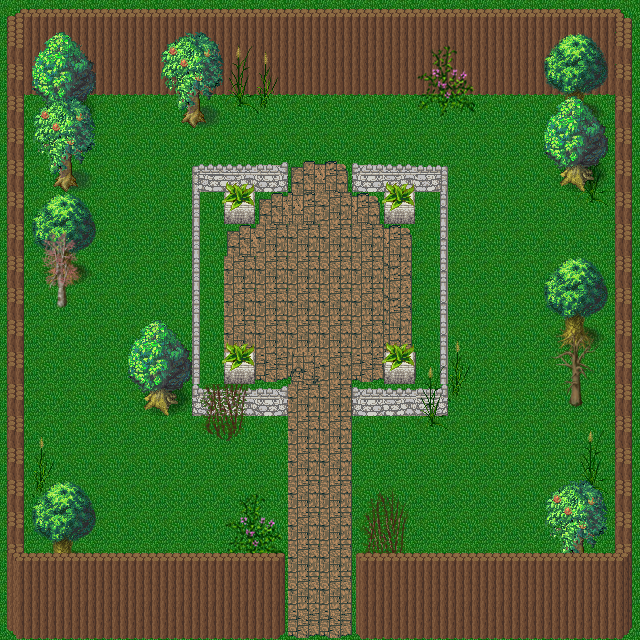

Tiled map render using the project's own tile images. Description and the map definition, with tile-layer contents summarised, below:
An orthogonal 20x20 tile map with 32x32 px tiles, 7 tile layers (Ground, Road, WallsBack, TreesBack, ...), 2 tilesets and 6 objects.

<map version="1.0" orientation="orthogonal" width="20" height="20" tilewidth="32" tileheight="32">
 <tileset firstgid="1" name="town" tilewidth="32" tileheight="32">
  <image source="../../../../Assets/images/tiles/town.png" trans="ff00ff" width="628" height="370" />
  <tile id="20">
   <properties>
    <property name="Tag" value="TileCollision" />
   </properties>
  </tile>
  <tile id="21">
   <properties>
    <property name="Tag" value="TileCollision" />
   </properties>
  </tile>
  <tile id="23">
   <properties>
    <property name="Tag" value="TileCollision" />
   </properties>
  </tile>
  <tile id="25">
   <properties>
    <property name="Tag" value="TileCollision" />
   </properties>
  </tile>
  <tile id="26">
   <properties>
    <property name="Tag" value="TileCollision" />
   </properties>
  </tile>
  <tile id="39">
   <properties>
    <property name="Tag" value="TileCollision" />
   </properties>
  </tile>
  <tile id="40">
   <properties>
    <property name="Tag" value="TileCollision" />
   </properties>
  </tile>
  <tile id="42">
   <properties>
    <property name="Tag" value="TileCollision" />
   </properties>
  </tile>
  <tile id="44">
   <properties>
    <property name="Tag" value="TileCollision" />
   </properties>
  </tile>
  <tile id="45">
   <properties>
    <property name="Tag" value="TileCollision" />
   </properties>
  </tile>
  <tile id="96">
   <properties>
    <property name="Tag" value="TileCollision" />
   </properties>
  </tile>
  <tile id="98">
   <properties>
    <property name="Tag" value="TileCollision" />
   </properties>
  </tile>
  <tile id="101">
   <properties>
    <property name="Tag" value="TileCollision" />
   </properties>
  </tile>
  <tile id="103">
   <properties>
    <property name="Tag" value="TileCollision" />
   </properties>
  </tile>
  <tile id="105">
   <properties>
    <property name="Tag" value="TileCollision" />
   </properties>
  </tile>
  <tile id="107">
   <properties>
    <property name="Tag" value="TileCollision" />
   </properties>
  </tile>
  <tile id="115">
   <properties>
    <property name="Tag" value="TileCollision" />
   </properties>
  </tile>
  <tile id="117">
   <properties>
    <property name="Tag" value="TileCollision" />
   </properties>
  </tile>
  <tile id="129">
   <properties>
    <property name="Tag" value="TileCollision" />
   </properties>
  </tile>
  <tile id="139">
   <properties>
    <property name="Tag" value="TileCollision" />
   </properties>
  </tile>
  <tile id="141">
   <properties>
    <property name="Tag" value="TileCollision" />
   </properties>
  </tile>
  <tile id="143">
   <properties>
    <property name="Tag" value="TileCollision" />
   </properties>
  </tile>
  <tile id="145">
   <properties>
    <property name="Tag" value="TileCollision" />
   </properties>
  </tile>
  <tile id="167">
   <properties>
    <property name="Tag" value="TileCollision" />
   </properties>
  </tile>
 </tileset>
 <tileset firstgid="210" name="Woodland_x3" tilewidth="32" tileheight="32">
  <image source="../../../../Assets/images/tiles/Woodland_x3.png" trans="ff00ff" width="512" height="192" />
  <tile id="16">
   <properties>
    <property name="Tag" value="TileCollision" />
   </properties>
  </tile>
  <tile id="17">
   <properties>
    <property name="Tag" value="TileCollision" />
   </properties>
  </tile>
  <tile id="18">
   <properties>
    <property name="Tag" value="TileCollision" />
   </properties>
  </tile>
  <tile id="19">
   <properties>
    <property name="Tag" value="TileCollision" />
   </properties>
  </tile>
  <tile id="20">
   <properties>
    <property name="Tag" value="TileCollision" />
   </properties>
  </tile>
  <tile id="21">
   <properties>
    <property name="Tag" value="TileCollision" />
   </properties>
  </tile>
  <tile id="23">
   <properties>
    <property name="Tag" value="TileCollision" />
   </properties>
  </tile>
  <tile id="24">
   <properties>
    <property name="Tag" value="TileCollision" />
   </properties>
  </tile>
  <tile id="25">
   <properties>
    <property name="Tag" value="TileCollision" />
   </properties>
  </tile>
  <tile id="26">
   <properties>
    <property name="Tag" value="TileCollision" />
   </properties>
  </tile>
  <tile id="27">
   <properties>
    <property name="Tag" value="TileCollision" />
   </properties>
  </tile>
  <tile id="28">
   <properties>
    <property name="Tag" value="TileCollision" />
   </properties>
  </tile>
  <tile id="29">
   <properties>
    <property name="Tag" value="TileCollision" />
   </properties>
  </tile>
  <tile id="32">
   <properties>
    <property name="Tag" value="TileCollision" />
   </properties>
  </tile>
  <tile id="33">
   <properties>
    <property name="Tag" value="TileCollision" />
   </properties>
  </tile>
  <tile id="34">
   <properties>
    <property name="Tag" value="TileCollision" />
   </properties>
  </tile>
  <tile id="35">
   <properties>
    <property name="Tag" value="TileCollision" />
   </properties>
  </tile>
  <tile id="36">
   <properties>
    <property name="Tag" value="TileCollision" />
   </properties>
  </tile>
  <tile id="37">
   <properties>
    <property name="Tag" value="TileCollision" />
   </properties>
  </tile>
  <tile id="38">
   <properties>
    <property name="Tag" value="TileCollision" />
   </properties>
  </tile>
  <tile id="39">
   <properties>
    <property name="Tag" value="TileCollision" />
   </properties>
  </tile>
  <tile id="40">
   <properties>
    <property name="Tag" value="TileCollision" />
   </properties>
  </tile>
  <tile id="41">
   <properties>
    <property name="Tag" value="TileCollision" />
   </properties>
  </tile>
  <tile id="42">
   <properties>
    <property name="Tag" value="TileCollision" />
   </properties>
  </tile>
  <tile id="43">
   <properties>
    <property name="Tag" value="TileCollision" />
   </properties>
  </tile>
  <tile id="44">
   <properties>
    <property name="Tag" value="TileCollision" />
   </properties>
  </tile>
  <tile id="45">
   <properties>
    <property name="Tag" value="TileCollision" />
   </properties>
  </tile>
  <tile id="46">
   <properties>
    <property name="Tag" value="TileCollision" />
   </properties>
  </tile>
  <tile id="47">
   <properties>
    <property name="Tag" value="TileCollision" />
   </properties>
  </tile>
  <tile id="80">
   <properties>
    <property name="Tag" value="TileCollision" />
   </properties>
  </tile>
  <tile id="81">
   <properties>
    <property name="Tag" value="TileCollision" />
   </properties>
  </tile>
  <tile id="82">
   <properties>
    <property name="Tag" value="TileCollision" />
   </properties>
  </tile>
  <tile id="83">
   <properties>
    <property name="Tag" value="TileCollision" />
   </properties>
  </tile>
  <tile id="84">
   <properties>
    <property name="Tag" value="TileCollision" />
   </properties>
  </tile>
  <tile id="85">
   <properties>
    <property name="Tag" value="TileCollision" />
   </properties>
  </tile>
 </tileset>
 <layer name="Ground" width="20" height="20">
  <data>[400 cells, 400 non-empty, 1 distinct tile ids]</data>
 </layer>
 <layer name="Road" width="20" height="20">
  <data>[400 cells, 52 non-empty, 8 distinct tile ids]</data>
 </layer>
 <layer name="WallsBack" width="20" height="20">
  <data>[400 cells, 60 non-empty, 9 distinct tile ids]</data>
 </layer>
 <layer name="TreesBack" width="20" height="20">
  <data>[400 cells, 57 non-empty, 30 distinct tile ids]</data>
 </layer>
 <layer name="Fence" width="20" height="20">
  <data>[400 cells, 24 non-empty, 9 distinct tile ids]</data>
 </layer>
 <layer name="TreesFront" width="20" height="20">
  <data>[400 cells, 70 non-empty, 51 distinct tile ids]</data>
 </layer>
 <layer name="WallsFront" width="20" height="20">
  <data>[400 cells, 86 non-empty, 16 distinct tile ids]</data>
 </layer>
 <objectgroup name="collision" width="20" height="20">
  <object x="192" y="192" height="192" />
  <object x="448" y="192" height="192" />
  <object x="0" y="32" width="32" height="576" />
  <object x="608" y="32" width="32" height="576" />
  <object x="0" y="0" width="640" height="32" />
  <object x="0" y="608" width="640" height="32" />
 </objectgroup>
</map>
